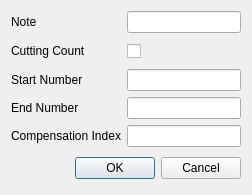
<?xml version="1.0" encoding="UTF-8"?>
<ui version="4.0">
 <class>Dialog_ProcessSetting_Cutting</class>
 <widget class="QDialog" name="Dialog_ProcessSetting_Cutting">
  <property name="geometry">
   <rect>
    <x>0</x>
    <y>0</y>
    <width>252</width>
    <height>182</height>
   </rect>
  </property>
  <property name="windowTitle">
   <string>Cutting Process Setting</string>
  </property>
  <layout class="QFormLayout" name="formLayout">
   <item row="0" column="0">
    <widget class="QLabel" name="label_Cutting_Note">
     <property name="text">
      <string>Note</string>
     </property>
    </widget>
   </item>
   <item row="0" column="1">
    <widget class="QLineEdit" name="lineEdit_Cutting_Note"/>
   </item>
   <item row="5" column="0" colspan="2">
    <layout class="QHBoxLayout" name="Buttons_Cutting">
     <property name="spacing">
      <number>6</number>
     </property>
     <property name="leftMargin">
      <number>0</number>
     </property>
     <property name="topMargin">
      <number>0</number>
     </property>
     <property name="rightMargin">
      <number>0</number>
     </property>
     <property name="bottomMargin">
      <number>0</number>
     </property>
     <item>
      <spacer>
       <property name="orientation">
        <enum>Qt::Horizontal</enum>
       </property>
       <property name="sizeHint" stdset="0">
        <size>
         <width>131</width>
         <height>31</height>
        </size>
       </property>
      </spacer>
     </item>
     <item>
      <widget class="QPushButton" name="Button_Cutting_OK">
       <property name="text">
        <string>OK</string>
       </property>
      </widget>
     </item>
     <item>
      <widget class="QPushButton" name="Button_Cutting_Cancel">
       <property name="text">
        <string>Cancel</string>
       </property>
      </widget>
     </item>
    </layout>
   </item>
   <item row="1" column="0">
    <widget class="QLabel" name="label_Cutting_Count">
     <property name="text">
      <string>Cutting Count</string>
     </property>
    </widget>
   </item>
   <item row="1" column="1">
    <widget class="QCheckBox" name="checkBox_Cutting_Count">
     <property name="minimumSize">
      <size>
       <width>0</width>
       <height>24</height>
      </size>
     </property>
     <property name="text">
      <string/>
     </property>
    </widget>
   </item>
   <item row="2" column="0">
    <widget class="QLabel" name="label_Cutting_StartNumber">
     <property name="text">
      <string>Start Number</string>
     </property>
    </widget>
   </item>
   <item row="2" column="1">
    <widget class="QLineEdit" name="lineEdit_Cutting_StartNumber">
     <property name="text">
      <string/>
     </property>
    </widget>
   </item>
   <item row="3" column="0">
    <widget class="QLabel" name="label_Cutting_EndNumber">
     <property name="text">
      <string>End Number</string>
     </property>
    </widget>
   </item>
   <item row="3" column="1">
    <widget class="QLineEdit" name="lineEdit_Cutting_EndNumber">
     <property name="text">
      <string/>
     </property>
    </widget>
   </item>
   <item row="4" column="0">
    <widget class="QLabel" name="label_Cutting_CompensationIndex">
     <property name="text">
      <string>Compensation Index</string>
     </property>
    </widget>
   </item>
   <item row="4" column="1">
    <widget class="QLineEdit" name="lineEdit_Cutting_CompensationIndex"/>
   </item>
  </layout>
 </widget>
 <resources/>
 <connections/>
</ui>
